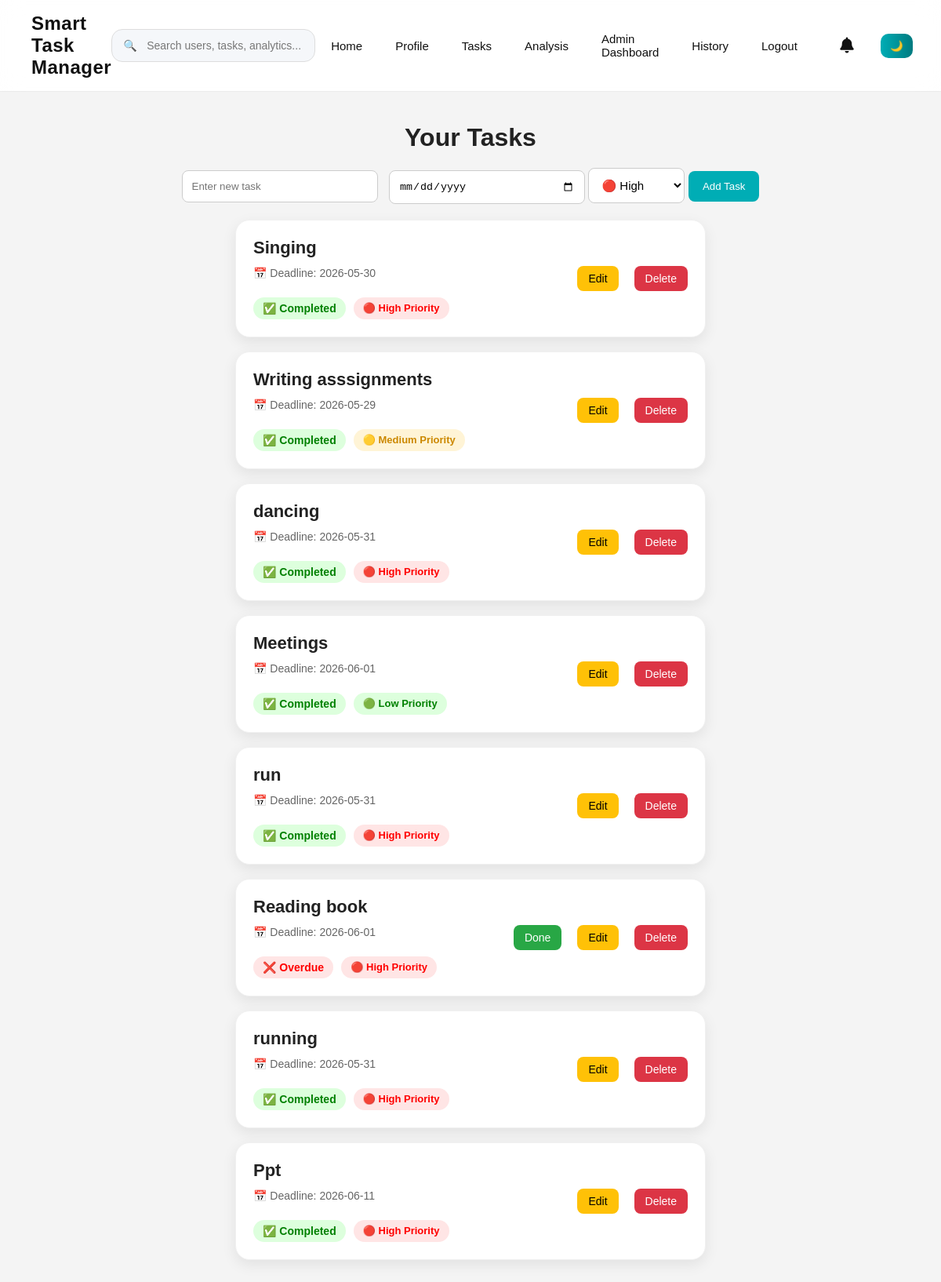
The page /search (signed in) on the database its author committed.
### tables this page shows
CREATE TABLE tasks (
        id INTEGER PRIMARY KEY AUTOINCREMENT,
        username TEXT,
        task TEXT,
        status TEXT DEFAULT 'pending',
        deadline TEXT,
        priority TEXT DEFAULT 'Medium',
        created_at TEXT,
        completed_at TEXT
    );

### app.py (the view)
@app.route('/search')
def search_tasks():
    if 'user' not in session:
        return redirect('/login')
    query = request.args.get('query', '').strip()
    conn = sqlite3.connect("data.db")
    c = conn.cursor()
    if session.get('role') == 'admin':
        c.execute("""
            SELECT * FROM tasks
            WHERE task LIKE ?
        """, ('%' + query + '%',))
    else:
        c.execute("""
            SELECT * FROM tasks
            WHERE username=? AND task LIKE ?
        """, (session['user'], '%' + query + '%'))
    tasks = c.fetchall()
    conn.close()
    today = datetime.now().date()
    updated_tasks = []
    for task in tasks:
        try:
            deadline_date = datetime.strptime(
                task[4],
                "%Y-%m-%d"
            ).date()
        except:
            deadline_date = None
        updated_tasks.append((
            task[0],
            task[1],
            task[2],
            task[3],
            deadline_date,
            task[5]
        ))
    return render_template(
        'tasks.html',
        tasks=updated_tasks,
        today=today,
        search_query=query
    )

### app.py (called while the page is built)
@app.context_processor
def notification_count():
    if 'user' not in session:
        return dict(unread_count=0)
    conn = sqlite3.connect("data.db")
    c = conn.cursor()
    c.execute("""
        SELECT COUNT(*)
        FROM notifications
        WHERE username=?
        AND is_read=0
    """, (session['user'],))
    count = c.fetchone()[0]
    conn.close()
    return dict(unread_count=count)

### templates/tasks.html (shortened to what this page needs)
{% extends "base.html" %}
{% block content %}
<div class="tasks-page">
    <h1>Your Tasks</h1>
    <form method="POST" action="/tasks" class="task-form">
        <input type="text" name="task" placeholder="Enter new task" required>
        <input type="date" name="deadline" required>
        <select name="priority" required>
            <option value="High">🔴 High</option>
        </select>
        <button type="submit">Add Task</button>
    </form>
      {% if tasks %}
    <ul class="task-list">
        {% for task in tasks %}
        <li class="task-item">
            <div class="task-left">
                <h3>{{ task[2] }}</h3>
                <small>
                    📅 Deadline: {{ task[4] }}
                </small>
                <br>
                <div class="task-badges">
                    {% if task[3] == 'completed' %}
                    <span class="completed-badge">
                        ✅ Completed
                    </span>
                    {% elif task[4] < today %} <span class="overdue-badge">
                        ❌ Overdue
                        </span>
                        {% else %}
                        <span class="pending-badge">
                            ⏳ Pending
                        </span>
                        {% endif %}
                        {% if task[5]|lower == 'high' %}
                        <span class="high-priority">
                            🔴 High Priority
                        </span>
                        {% elif task[5]|lower == 'medium' %}
                        <span class="medium-priority">
                            🟡 Medium Priority
                        </span>
                        {% else %}
                        <span class="low-priority">
                            🟢 Low Priority
                        </span>
                        {% endif %}
                </div>
            </div>
            <div class="task-actions">
                {% if task[3] == 'pending' %}
                <a href="/complete/{{ task[0] }}" class="done-btn">
                    Done
                </a>
                {% endif %}
                <a href="/edit/{{ task[0] }}" class="edit-btn">
                    Edit
                </a>
                <a href="/delete/{{ task[0] }}" class="delete-btn">
                    Delete
                </a>
            </div>
        </li>
        {% endfor %}
    </ul>
    {% endif %}
</div>
{% endblock %}

### static/style.css (style rules this page uses)
body, nav, .login-box, .task-item, .card, .stat-card, .extra-card, table, input, button { transition: background-color 0.3s ease, color 0.3s ease, border-color 0.3s ease; }
* { margin: 0; padding: 0; box-sizing: border-box; }
body { font-family: Arial, sans-serif; background-color: #f4f4f4; }
.tasks-page { padding: 40px; text-align: center; }
.tasks-page h1 { margin-bottom: 20px; color: #222; }
.task-form { margin-bottom: 20px; }
.task-form input { padding: 12px; width: 250px; border: 1px solid #ccc; border-radius: 8px; }
.task-form button { padding: 12px 18px; border: none; background-color: #00adb5; color: white; border-radius: 8px; cursor: pointer; }
.task-list { list-style: none; padding: 0; max-width: 600px; margin: auto; }
.task-list a { margin-left: 10px; text-decoration: none; color: #00adb5; }
.task-badges { display: flex; gap: 10px; flex-wrap: wrap; margin-top: 12px; }
.task-item { background: white; margin: 18px 0; padding: 22px; border-radius: 18px; display: flex; justify-content: space-between; align-items: center; gap: 20px; box-shadow: 0 6px 18px rgba(0, 0, 0, 0.08); border: 1px solid #f0f0f0; transition: all 0.3s ease; }
.task-left { text-align: left; }
.task-left h3 { margin-bottom: 10px; color: #222; font-size: 22px; font-weight: 600; }
.task-left small { color: #666; font-size: 14px; }
.completed-badge { display: inline-block; margin-top: 10px; background: #ddffdd; color: green; padding: 6px 12px; border-radius: 20px; font-size: 14px; font-weight: bold; }
.overdue-badge { display: inline-block; margin-top: 10px; background: #ffe5e5; color: red; padding: 6px 12px; border-radius: 20px; font-size: 14px; font-weight: bold; }
.task-form input[type="date"] { padding: 12px; border: 1px solid #ccc; border-radius: 8px; margin-left: 10px; }
.task-actions .done-btn, .task-actions .delete-btn { padding: 8px 14px; border: none; border-radius: 8px; font-size: 14px; cursor: pointer; font-weight: 500; transition: all 0.2s ease-in-out; text-decoration: none; display: inline-block; }
.task-actions .done-btn { background-color: #28a745; color: white; }
.task-actions .delete-btn { background-color: #dc3545; color: white; }
.task-actions { display: flex; gap: 10px; align-items: center; flex-wrap: wrap; }
html { scroll-behavior: smooth; }
button, .hero-btn, .done-btn, .delete-btn { transition: all 0.3s ease; }
.task-actions .edit-btn { background-color: #ffc107; color: black; padding: 8px 14px; border-radius: 8px; text-decoration: none; font-size: 14px; font-weight: 500; transition: 0.2s; }
.high-priority, .medium-priority, .low-priority { display: inline-block; margin-top: 10px; padding: 6px 12px; border-radius: 20px; font-size: 13px; font-weight: bold; }
.high-priority { background-color: #ffe5e5; color: #ff0000; }
.medium-priority { background-color: #fff4d6; color: #cc8800; }
.low-priority { background-color: #ddffdd; color: green; }
select { padding: 12px; border-radius: 8px; border: 1px solid #ccc; font-size: 15px; background-color: white; cursor: pointer; transition: all 0.3s ease; }

### rows shown on the page
tasks: task "Singing", deadline "2026-05-30", status "✅ Completed", priority "🔴 High Priority"
tasks: task "Writing asssignments", deadline "2026-05-29", status "✅ Completed", priority "🟡 Medium Priority"
tasks: task "dancing", task "2026-05-31", status "✅ Completed", priority "🔴 High Priority"
tasks: task "Meetings", deadline "2026-06-01", status "✅ Completed", priority "🟢 Low Priority"
tasks: task "run", deadline "2026-05-31", status "✅ Completed", priority "🔴 High Priority"
tasks: task "Reading book", deadline "2026-06-01", status "❌ Overdue", priority "🔴 High Priority"
tasks: task "running", deadline "2026-05-31", status "✅ Completed", priority "🔴 High Priority"
tasks: task "Ppt", deadline "2026-06-11", status "✅ Completed", priority "🔴 High Priority"
